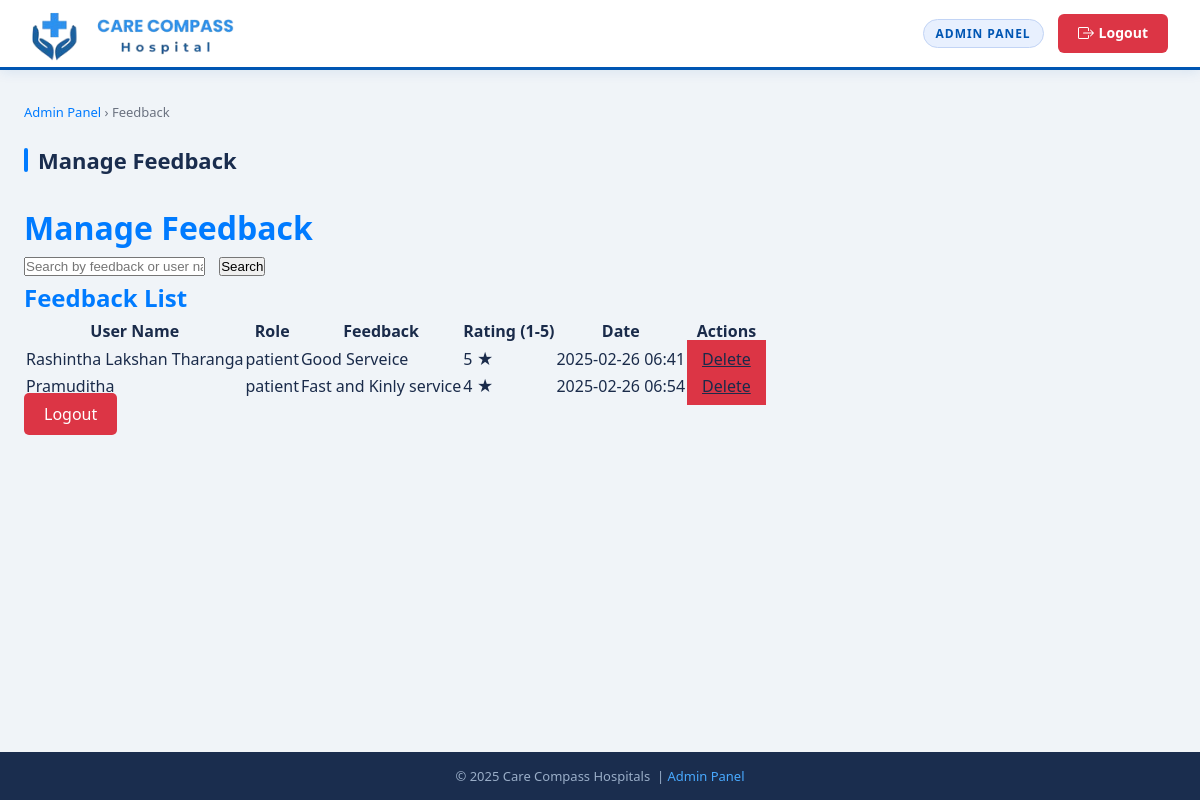
Screenshot of /admin/manage_feedback.php (signed in) with the database file from the repository.
### tables this page shows
CREATE TABLE IF NOT EXISTS `feedback` (
  `id` int NOT NULL AUTO_INCREMENT,
  `user_id` int NOT NULL,
  `role` varchar(20) NOT NULL,
  `feedback_text` text NOT NULL,
  `rating` int NOT NULL,
  `created_at` timestamp NULL DEFAULT CURRENT_TIMESTAMP,
  PRIMARY KEY (`id`),
  KEY `user_id` (`user_id`)
);

CREATE TABLE IF NOT EXISTS `users` (
  `id` int NOT NULL AUTO_INCREMENT,
  `username` varchar(50) NOT NULL,
  `password` varchar(255) NOT NULL,
  `role` enum('admin','staff','patient') DEFAULT 'patient',
  `email` varchar(100) NOT NULL,
  `name` varchar(100) NOT NULL,
  `mobile` varchar(20) NOT NULL,
  PRIMARY KEY (`id`)
);

### admin/manage_feedback.php (the view, shortened to what this page needs)
<?php
include '../includes/db_connect.php';
$search = isset($_GET['search']) ? mysqli_real_escape_string($conn, $_GET['search']) : '';
$page = isset($_GET['page']) ? (int)$_GET['page'] : 1;
$limit = 10;
$offset = ($page - 1) * $limit;
$sql_feedback = "SELECT f.id, f.feedback_text, f.rating, f.created_at, u.name, u.role
                 FROM feedback f
                 LEFT JOIN users u ON f.user_id = u.id
                 WHERE (f.feedback_text LIKE ? OR u.name LIKE ?)
                 LIMIT ? OFFSET ?";
$search_term = "%{$search}%";
$stmt = mysqli_prepare($conn, $sql_feedback);
mysqli_stmt_bind_param($stmt, "ssii", $search_term, $search_term, $limit, $offset);
mysqli_stmt_execute($stmt);
$result = mysqli_stmt_get_result($stmt);
$feedback = [];
if ($result) {
    while ($row = mysqli_fetch_assoc($result)) {
        $feedback[] = $row;
    }
} else {
    echo "Error fetching feedback: " . mysqli_error($conn);
}
?>
<!DOCTYPE html>
<html lang="en">
<head>
    <link rel="stylesheet" href="../assets/css/admin_styles.css">
</head>
<body>
    <?php
    $portal_home  = ($_SESSION['role'] === 'staff') ? '../staff/portal.php' : 'portal.php';
    $portal_label = ($_SESSION['role'] === 'staff') ? 'Staff Portal' : 'Admin Panel';
    include '../includes/header.php';
    ?>
    <div class="internal-body">
        <div class="internal-manage-wrap">
            <div class="internal-breadcrumb"><a href="<?php echo $portal_home; ?>"><?php echo $portal_label; ?></a> &rsaquo; Feedback</div>
            <div class="internal-page-title">Manage Feedback</div>
            <div class="container">
                <div class="vertical-center">
                    <h1 class="text-center mb-4" style="color: #007bff; font-weight: bolder;">Manage Feedback</h1>
                    <div class="text-center mb-4">
                        <input type="text" name="search" id="search" placeholder="Search by feedback or user name..." class="form-input" value="<?php echo htmlspecialchars($search); ?>">
                        <button onclick="window.location.href='manage_feedback.php?search=' + encodeURIComponent(document.getElementById('search').value)" class="btn" style="margin-left: 10px;">Search</button>
                    </div>
                    <div class="manage-table-container">
                        <h2 class="text-center mb-4" style="color: #007bff; font-weight: bolder;">Feedback List</h2>
                        <table class="manage-table">
                            <thead>
                                <tr>
                                    <th>User Name</th>
                                    <th>Role</th>
                                    <th>Feedback</th>
                                    <th>Rating (1-5)</th>
                                    <th>Date</th>
                                    <th>Actions</th>
                                </tr>
                            </thead>
                            <tbody>
                                <?php foreach ($feedback as $item): ?>
                                    <tr>
                                        <td><?php echo htmlspecialchars($item['name'] ?? 'Unknown'); ?></td>
                                        <td><?php echo htmlspecialchars($item['role']); ?></td>
                                        <td><?php echo htmlspecialchars(substr($item['feedback_text'], 0, 50)) . (strlen($item['feedback_text']) > 50 ? '...' : ''); ?></td>
                                        <td><?php echo htmlspecialchars($item['rating']); ?> ★</td>
                                        <td><?php echo date('Y-m-d H:i', strtotime($item['created_at'])); ?></td>
                                        <td>
                                            <?php if ($_SESSION['role'] === 'admin'): ?>
                                                <a href="manage_feedback.php?delete_id=<?php echo $item['id']; ?>" class="portal-btn" style="background-color: #dc3545; width: 80px; padding: 8px 15px;" onclick="return confirm('Are you sure you want to delete this feedback?')">Delete</a>
                                            <?php endif; ?>
                                        </td>
                                    </tr>
                                <?php endforeach; ?>
                            </tbody>
                        </table>
                    </div>
                    <div class="text-center mt-5">
                        <a href="../auth/logout.php" class="btn" style="background-color: #dc3545; color: white; padding: 10px 20px; border-radius: 5px; text-decoration: none;">Logout</a>
                    </div>
                </div>
            </div>
        </div>
    </div>
    <footer class="internal-footer">
        &copy; 2025 Care Compass Hospitals &nbsp;|&nbsp; <a href="<?php echo $portal_home; ?>"><?php echo $portal_label; ?></a>
    </footer>
</body>
</html>

### assets/css/admin_styles.css (style rules this page uses)
*, *::before, *::after { box-sizing: border-box; margin: 0; padding: 0; }
body { font-family: 'Segoe UI', system-ui, -apple-system, sans-serif; background: #f0f4f8; color: #1a2b4a; line-height: 1.6; }
a { color: inherit; }
.internal-body { min-height: calc(100vh - 70px - 48px); background: #f0f4f8; }
.internal-manage-wrap { padding: 32px 24px 48px; max-width: 1200px; margin: 0 auto; }
.internal-page-title { font-size: 22px; font-weight: 700; color: #1a2d4e; margin-bottom: 24px; display: flex; align-items: center; gap: 10px; }
.internal-page-title::before { content: ''; display: inline-block; width: 4px; height: 24px; background: #007bff; border-radius: 2px; }
.internal-breadcrumb { font-size: 13px; color: #6b7280; margin-bottom: 20px; }
.internal-breadcrumb a { color: #007bff; text-decoration: none; }
.internal-footer { background: #1a2d4e; color: #9aaec8; text-align: center; padding: 12px 24px; font-size: 13px; height: 48px; display: flex; align-items: center; justify-content: center; }
.internal-footer a { color: #48a9fe; text-decoration: none; }

### rows the page displays
feedback: user.name "Rashintha Lakshan Tharanga", user.role "patient", feedback_text "Good Serveice", rating "5", created_at "2025-02-26 06:41"
feedback: user.name "Pramuditha", user.role "patient", feedback_text "Fast and Kinly service", rating "4", created_at "2025-02-26 06:54"

### other values shown
$portal_label "ADMIN PANEL"
$portal_label "Admin Panel"
